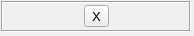
<?xml version="1.0" encoding="UTF-8"?>
<ui version="4.0">
 <class>TagLabelWidget</class>
 <widget class="QWidget" name="TagLabelWidget">
  <property name="geometry">
   <rect>
    <x>0</x>
    <y>0</y>
    <width>194</width>
    <height>36</height>
   </rect>
  </property>
  <property name="font">
   <font>
    <pointsize>10</pointsize>
   </font>
  </property>
  <property name="windowTitle">
   <string>Form</string>
  </property>
  <widget class="QFrame" name="frame">
   <property name="geometry">
    <rect>
     <x>1</x>
     <y>1</y>
     <width>190</width>
     <height>31</height>
    </rect>
   </property>
   <property name="frameShape">
    <enum>QFrame::Box</enum>
   </property>
   <property name="frameShadow">
    <enum>QFrame::Sunken</enum>
   </property>
   <widget class="QWidget" name="horizontalLayoutWidget">
    <property name="geometry">
     <rect>
      <x>0</x>
      <y>0</y>
      <width>191</width>
      <height>31</height>
     </rect>
    </property>
    <layout class="QHBoxLayout" name="horizontalLayout">
     <item>
      <widget class="QToolButton" name="btn_tag_remove">
       <property name="text">
        <string>X</string>
       </property>
      </widget>
     </item>
    </layout>
   </widget>
  </widget>
 </widget>
 <resources/>
 <connections/>
</ui>
